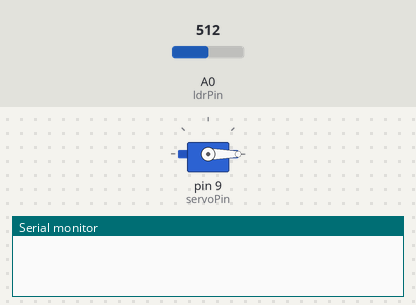
Bench run of a sketch on a simulated Arduino Uno, built with avr-gcc and run on an emulated ATmega328P. On the bench: servo, the last lines printed to the serial monitor. The inputs (shaded band) are chosen by the test bench; at power-on: A0 (ldrPin) = 512.

Above: at 1.2 s.
1.3 s: A0 (ldrPin) set to 478
2.8 s: A0 (ldrPin) set to 453
At 2.81 s:
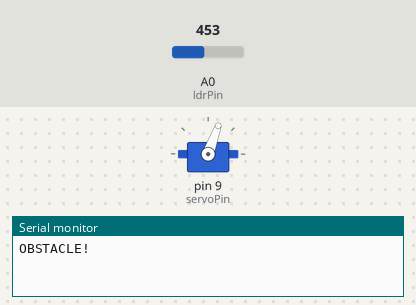
5.8 s: A0 (ldrPin) set to 480
At 5.8 s:
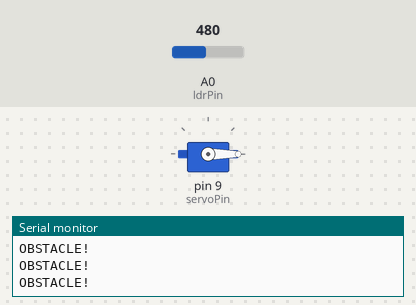
7.3 s: A0 (ldrPin) set to 460
At 7.46 s:
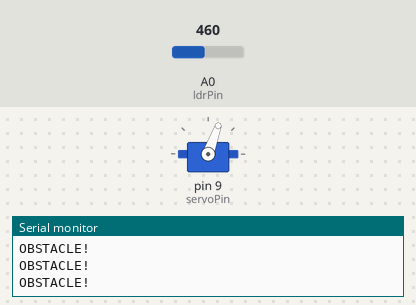
Timing chart, 0 to 11.3 s (numbered marks = the images above; inputs shaded):
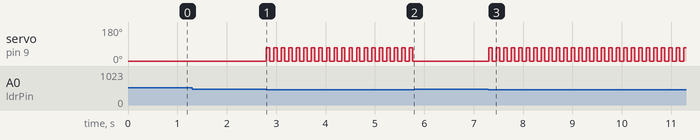

The sketch:

Arduino-Chrome-Dino-Auto-Player.ino
```cpp
#include <Servo.h>

Servo myServo;

const int ldrPin = A0;
const int servoPin = 9;
const int threshold = 470;

unsigned long lastJump = 0;

void setup() {
  Serial.begin(9600);
  myServo.attach(servoPin);
  myServo.write(0);
}

void loop() {
  int ldrValue = analogRead(ldrPin);

  if (ldrValue < threshold && millis() - lastJump > 150) {

    Serial.println("OBSTACLE!");

    lastJump = millis();

    myServo.write(70);
    delay(70);
    myServo.write(0);
  }

  delay(5);
}
```

Measured:
- the behaviour switches between 470 and 469 on A0 (ldrPin) (found by bisection; images 0 and 1)
- after the input at 1.3 s, every drawn part: stays the same
- after the input at 2.8 s, servo on pin 9 (servoPin): alternates 70° for 0.07 s and 0° for 0.08 s, starting at once
- after the input at 5.8 s, servo on pin 9 (servoPin): stops changing and stays 0°
- after the input at 7.3 s, servo on pin 9 (servoPin): alternates 70° for 0.07 s and 0° for 0.08 s, starting at once
